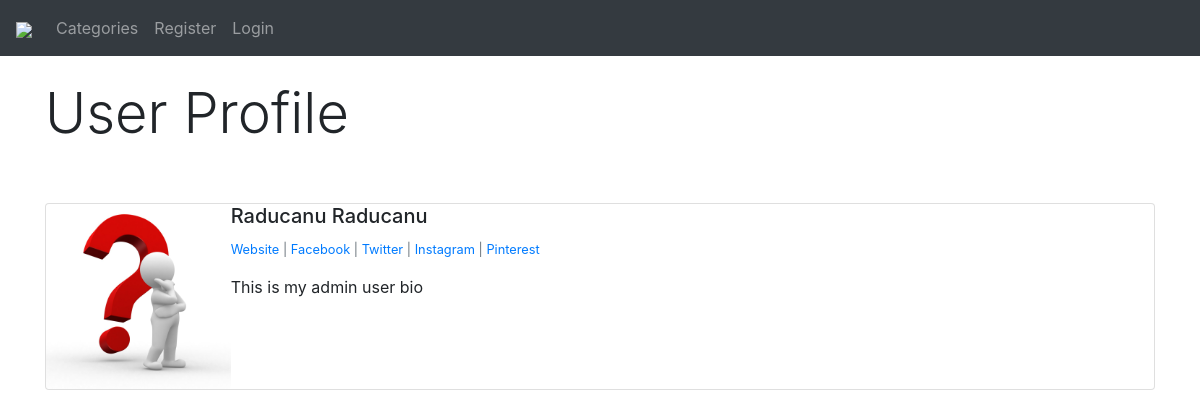
/members/1/profile/, run on the app's committed database.
### myBlog/models.py (models this page shows, shortened)
class Profile(models.Model):
    user = models.OneToOneField(User, null=True, on_delete=models.CASCADE)
    bio = models.TextField()
    profile_pic = models.ImageField(null=True, blank=True, upload_to="images/profile")
    website_url = models.CharField(max_length=255, null=True, blank=True)
    facebook_url = models.CharField(max_length=255, null=True, blank=True)
    instagram_url = models.CharField(max_length=255, null=True, blank=True)
    twitter_url = models.CharField(max_length=255, null=True, blank=True)
    pinterest_url = models.CharField(max_length=255, null=True, blank=True)

### members/views.py (the view)
# urls.py: path('<int:pk>/profile/', ShowProfilePageView.as_view(), name='show_profile_page'),
class ShowProfilePageView(DetailView):
    model = Profile
    template_name = 'registration/user_profile.html'
    def get_context_data(self, *args, **kwargs):
        context = super(ShowProfilePageView, self).get_context_data(*args, **kwargs)
        page_user = get_object_or_404(Profile, id=self.kwargs['pk'])
        context["page_user"] = page_user
        return context

### members/templates/registration/user_profile.html
{% extends 'base.html' %}
{% load static %}
  {% block content %}
<h1 class="display-4">User Profile</h1>
<br><br>
<div class="card mb-3">
    <div class="row no-gutters">
        <div class="col-md-2">
            {% if page_user.profile_pic %}
            <img src="{{page_user.profile_pic.url}}" class="card-img">
            {% else %}
            <img src="{% static 'images/default_avatar.png' %}" class="card-img">
            {% endif %}
        </div>
        <div class="col-md-10">
            <div class="body">
            <h5 class="card-title">{{page_user.user.first_name}}
                                   {{page_user.user.last_name}}</h5>
                <p class="small text-muted">
                    {% if page_user.website_url %}
                    <a href="{{ post.author.profile.website_url }}">Website </a>|
                    {% endif %}
                    {% if page_user.facebook_url %}
                    <a href="{{ post.author.profile.facebook_url }}">Facebook </a>|
                    {% endif %}
                    {% if page_user.twitter_url %}
                    <a href="{{ post.author.profile.twitter_url }}">Twitter </a>|
                    {% endif %}
                    {% if page_user.instagram_url %}
                    <a href="{{ post.author.profile.instagram_url }}">Instagram </a>|
                    {% endif %}
                    {% if page_user.instagram_url %}
                    <a href="{{ post.author.profile.pinterest_url }}">Pinterest</a>
                    {% endif %}
                </p>
                {% if page_user.bio %}
            <p class="card-text">{{page_user.bio}}</p>
                {% endif %}
            </div>
        </div>
    </div>
</div>
  {% endblock %}

### data on the page
Profile: profile_pic (picture), user.first_name "Raducanu", user.last_name "Raducanu", bio "This is my admin user bio"
